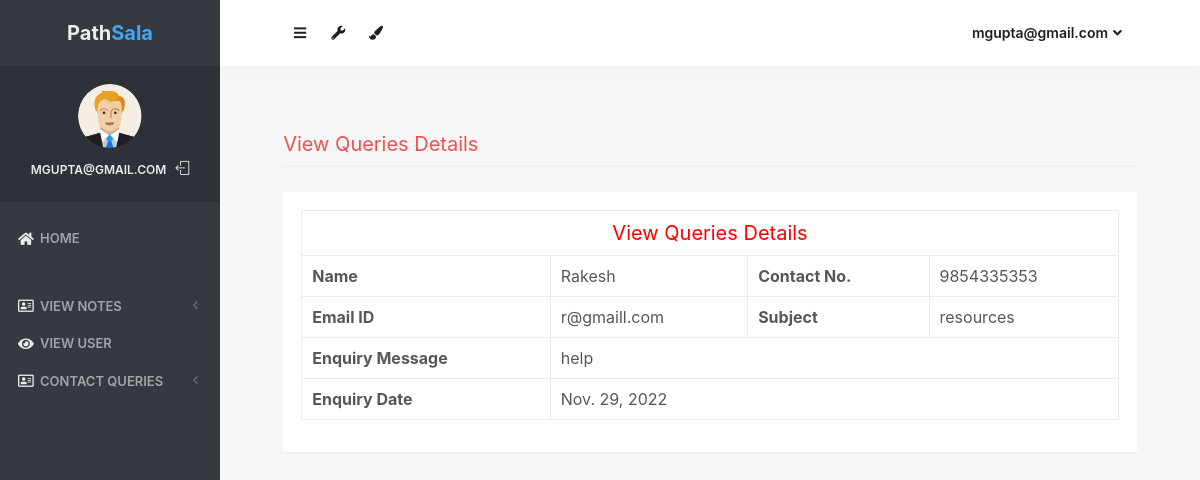
Screenshot of /view_queries/10 (signed in) with the database file from the repository.
### notes/models.py (models this page shows, shortened)
class Contact(models.Model):
    fullname = models.CharField(max_length=100, null=True)
    email = models.CharField(max_length=50, null=True)
    mobile = models.CharField(max_length=15, null=True)
    subject = models.CharField(max_length=100, null=True)
    message = models.CharField(max_length=300, null=True)
    msgdate = models.DateField(null=True)
    isread = models.CharField(max_length=10,null=True)

### notes/views.py (the view)
# urls.py: path('view_queries/<int:pid>', view_queries, name='view_queries'),
def view_queries(request,pid):
    if not request.user.is_authenticated:
        return redirect('login_admin')
    contact = Contact.objects.get(id=pid)
    contact.isread = "yes"
    contact.save()
    return render(request,'view_queries.html', locals())

### notes/templates/view_queries.html (shortened to what this page needs)
{% load static %}
<html lang="en" class="no-focus">
    <head>
        <link rel="stylesheet" href="{% static 'js/plugins/datatables/dataTables.bootstrap4.min.css' %}">
        <link rel="stylesheet" id="css-main" href="{% static 'css1/codebase.min.css' %}">
    </head>
    <body>
        <div id="page-container" class="sidebar-o sidebar-inverse side-scroll page-header-fixed main-content-narrow">
         {% include "sidebar.html" %}
            {% include "admin_nav.html" %}
            <main id="main-container">
                <div class="content">
                    <h2 class="content-heading text-danger">View Queries Details</h2>
                    <div class="block">
                        <div class="block-content block-content-full">
                            <table class="table table-bordered">
                                <tr align="center">
                                    <td colspan="4" style="font-size : 20px; color : red"> View Queries Details</td>
                                </tr>
                                <tr>
                                    <th>Name</th>
                                    <td>{{contact.fullname}}</td>
                                    <th>Contact No.</th>
                                    <td>{{contact.mobile}}</td>
                                </tr>
                                <tr>
                                    <th>Email ID</th>
                                    <td>{{contact.email}}</td>
                                    <th>Subject</th>
                                    <td>{{contact.subject}}</td>
                                </tr>
                                <tr>
                                    <th>Enquiry Message</th>
                                    <td colspan="3">{{contact.message}}</td>
                                </tr>
                                <tr>
                                    <th>Enquiry Date</th>
                                    <td colspan="3">{{contact.msgdate}}</td>
                                </tr>
                            </table>
                        </div>
                    </div>
                </div>
            </main>
</div>
 <link rel="stylesheet" href="https://use.fontawesome.com/releases/v5.6.3/css/all.css">
    </body>
</html>

### notes/templates/sidebar.html (shortened to what this page needs)
{% load static %}
   <nav id="sidebar">
                <div id="sidebar-scroll">
                    <div class="sidebar-content">
                        <div class="content-header content-header-fullrow px-15">
                            <div class="content-header-section text-center align-parent sidebar-mini-hidden">
                                <div class="content-header-item">
                                    <a class="link-effect font-w700" href="{% url 'admin_home' %}">
                                           <span class="font-size-xl text-dual-primary-dark">Path</span><span class="font-size-xl text-primary">Sala</span>
                                    </a>
                                </div>
                            </div>
                        </div>
                        <div class="content-side content-side-full content-side-user px-10 align-parent">
                            <div class="sidebar-mini-hidden-b text-center">
                                <a class="img-link" href="be_pages_generic_profile.html">
                                    <img class="img-avatar" src="{% static 'img/avatars/user1.png' %}" alt="">
                                </a>
                                <ul class="list-inline mt-10">
                                    <li class="list-inline-item">
                                        <a class="link-effect text-dual-primary-dark font-size-xs font-w600 text-uppercase" href="{% url 'admin_home' %}">{{ request.user.username }}</a>
                                    </li>
                                    <li class="list-inline-item">
                                        <a class="link-effect text-dual-primary-dark" href="{% url 'logout' %}">
                                            <i class="si si-logout"></i>
                                        </a>
                                    </li>
                                </ul>
                            </div>
                        </div>
                        <div class="content-side content-side-full">
                            <ul class="nav-main">
                                <li class="open">
                                    <a href="{% url 'admin_home' %}"><i class="fas fa-home"></i><span class="sidebar-mini-hide">Home</span></a>
                                </li>
                                <li class="nav-main-heading"><span class="sidebar-mini-visible">UI</span></li>
                                <li>
                                    <a class="nav-submenu" data-toggle="nav-submenu"><i class="far fa-address-card"></i>View Notes</a>
                                </li>
                                <li>
                                    <a  href="{% url 'view_users' %}"><i class="fas fa-eye"></i><span class="sidebar-mini-hide">View User</span></a>
                                </li>
                                <li>
                                    <a class="nav-submenu" data-toggle="nav-submenu"><i class="far fa-address-card"></i>Contact Queries</a>
                                </li>
                           </ul>
                        </div>
                    </div>
                </div>
            </nav>

### notes/templates/admin_nav.html (shortened to what this page needs)
{% load static %}
            <header id="page-header">
                <div class="content-header">
                    <div class="content-header-section">
                        <button type="button" class="btn btn-circle btn-dual-secondary" data-toggle="layout" data-action="sidebar_toggle">
                            <i class="fa fa-navicon"></i>
                        </button>
                        <div class="btn-group" role="group">
                            <button type="button" class="btn btn-circle btn-dual-secondary" id="page-header-options-dropdown" data-toggle="dropdown" aria-haspopup="true" aria-expanded="false">
                                <i class="fa fa-wrench"></i>
                            </button>
                        </div>
                        <div class="btn-group" role="group">
                            <button type="button" class="btn btn-circle btn-dual-secondary" id="page-header-themes-dropdown" data-toggle="dropdown" aria-haspopup="true" aria-expanded="false">
                                <i class="fa fa-paint-brush"></i>
                            </button>
                        </div>
                    </div>
                    <div class="content-header-section">
                        <div class="btn-group" role="group">
                            <button type="button" class="btn btn-rounded btn-dual-secondary" id="page-header-user-dropdown" data-toggle="dropdown" aria-haspopup="true" aria-expanded="false">
                                {{ request.user.username}}<i class="fa fa-angle-down ml-5"></i>
                            </button>
                        </div>
                    </div>
                </div>
            </header>

### rows the page displays
Contact: fullname "Rakesh", mobile "9854335353", email "r@gmaill.com", subject "resources", message "help", msgdate "Nov. 29, 2022"

### other values shown
{{ request.user.username }} "MGUPTA@GMAIL.COM"
{{ request.user.username }} "mgupta@gmail.com"
